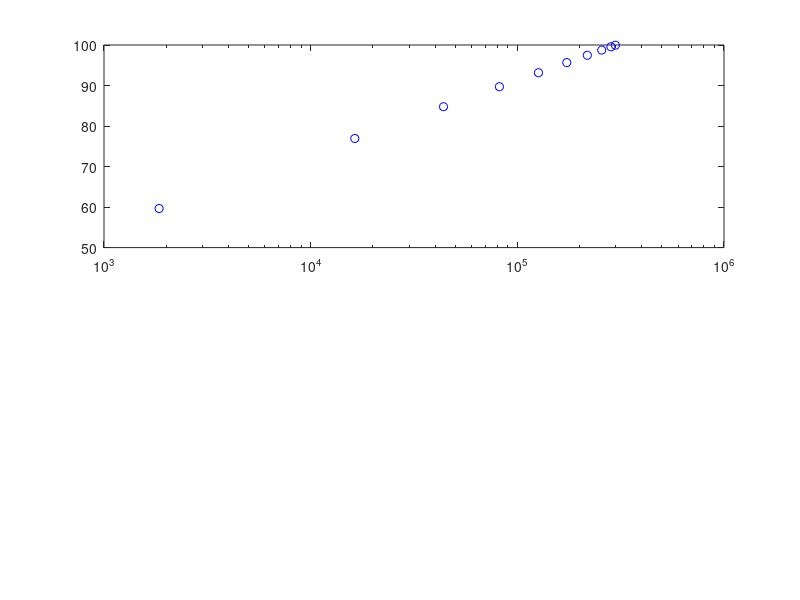

This chart was generated by the following MATLAB code: (Note: this script raises an error after producing the figure.)
clear all;
close all;
format compact;
format shortg;

% intervall in which to approximate
limit_start = 1;
limit_end = 3e5;
base = (limit_end)^(1/100); % of the log, meaning logb(limit_end) := 100 
logb = @(x) log(x)/log(base);
%ableitung
logbA1 = @(x) 1 ./ (x .* log(base));
logbA2 = @(x) - 1 ./ (x .^ 2 .* log(base));
logbA3 = @(x) 2 ./ (x .^ 3 .* log(base));


n = 10; % amount of nodes

% tschebyschow nodes:
k = linspace(1, n, n)';
tk = cos( (2*k -1)/(2*n)*pi )
% according to: https://en.wikipedia.org/wiki/Chebyshev_nodes#Definition
x_i = sort(  (limit_start + limit_end)/2 + (limit_end -limit_start)/2 * cos( (2*k -1)/(2*n)*pi )  )
f_i = logb(x_i);

%% berechne koeffizienten

%x_i = [1,2,3,4];
%f_i = [1,2,7,9];

f = zeros(length(f_i));
f(:,1) = f_i;
for s = 2:length(f_i)
    for z = 1:(length(f_i)-s+1)
%        fprintf('\nz%d, s%d ', z, s);
        f(z,s) = (f(z+1,s-1) - f(z,s-1) ) / ( x_i(z+s-1) - x_i(z) );
%        x_i(z)
%        x_i(z+s-1)
%        x_i(z+s-1) - x_i(z)
    end
%    fprintf('\n');
end

%% Plot P and points

subplot(2,1,1);
semilogx(x_i, f_i, 'ob', 'DisplayName', 'Tschebyschew Knoten');
hold on;
xP = logspace(log10(1),log10(limit_end), 1e4);
yP = zeros(length(xP),1);
for fehlerIndex=1:length(xP)
    yP(fehlerIndex) = P(f, x_i, xP(fehlerIndex));
end
plot(xP, yP, 'b-', 'DisplayName', 'P(f)(x)');
hold on;
%f_interp = interp1(x_i, f_i, xP)';
%plot(xP, f_interp, '.r-');

%%original function
funcX = logspace(log10(min(xP)), log10(max(xP)), length(xP));
funcY = logb(funcX)';
plot(funcX, funcY, 'g-', 'DisplayName', 'f(x) = logb');

legend('Location','SouthEast');
xlabel('x');
ylabel('y');

title('funktion und approximation');

%% plot error

subplot(2,1,2);
err = abs(funcY - yP);
plot(xP, err, '.r-');
xlabel('x');
ylabel('fehler');
legend('|f-P(f)| = error');
title('fehler');

[max_fehler, fehlerIndex] = max(err)
worstApproxX = xP(fehlerIndex)









